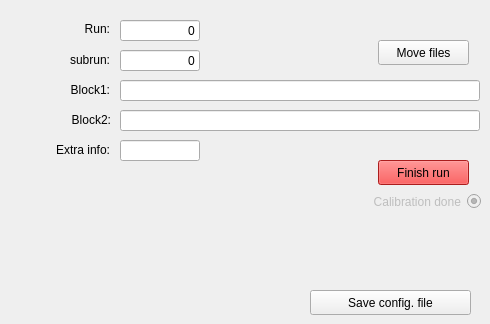
      <widget class="QWidget" name="tab_16">
       <attribute name="title">
        <string>Default</string>
       </attribute>
       <widget class="QRadioButton" name="calibration_check_3">
        <property name="enabled">
         <bool>false</bool>
        </property>
        <property name="geometry">
         <rect>
          <x>310</x>
          <y>190</y>
          <width>171</width>
          <height>23</height>
         </rect>
        </property>
        <property name="layoutDirection">
         <enum>Qt::RightToLeft</enum>
        </property>
        <property name="text">
         <string>Calibration done</string>
        </property>
        <property name="checkable">
         <bool>true</bool>
        </property>
        <property name="checked">
         <bool>true</bool>
        </property>
        <property name="autoRepeat">
         <bool>false</bool>
        </property>
        <property name="autoExclusive">
         <bool>false</bool>
        </property>
       </widget>
       <widget class="QLabel" name="label_22">
        <property name="geometry">
         <rect>
          <x>30</x>
          <y>20</y>
          <width>80</width>
          <height>17</height>
         </rect>
        </property>
        <property name="text">
         <string>Run:</string>
        </property>
        <property name="alignment">
         <set>Qt::AlignRight|Qt::AlignTrailing|Qt::AlignVCenter</set>
        </property>
       </widget>
       <widget class="QLabel" name="label_23">
        <property name="geometry">
         <rect>
          <x>30</x>
          <y>110</y>
          <width>81</width>
          <height>20</height>
         </rect>
        </property>
        <property name="text">
         <string>Block2:</string>
        </property>
        <property name="alignment">
         <set>Qt::AlignRight|Qt::AlignTrailing|Qt::AlignVCenter</set>
        </property>
       </widget>
       <widget class="QLabel" name="label_24">
        <property name="geometry">
         <rect>
          <x>30</x>
          <y>50</y>
          <width>80</width>
          <height>20</height>
         </rect>
        </property>
        <property name="text">
         <string>subrun:</string>
        </property>
        <property name="alignment">
         <set>Qt::AlignRight|Qt::AlignTrailing|Qt::AlignVCenter</set>
        </property>
       </widget>
       <widget class="QLineEdit" name="block1">
        <property name="geometry">
         <rect>
          <x>120</x>
          <y>80</y>
          <width>360</width>
          <height>21</height>
         </rect>
        </property>
        <property name="text">
         <string/>
        </property>
        <property name="alignment">
         <set>Qt::AlignRight|Qt::AlignTrailing|Qt::AlignVCenter</set>
        </property>
       </widget>
       <widget class="QLineEdit" name="run_3">
        <property name="geometry">
         <rect>
          <x>120</x>
          <y>20</y>
          <width>80</width>
          <height>21</height>
         </rect>
        </property>
        <property name="text">
         <string>0</string>
        </property>
        <property name="alignment">
         <set>Qt::AlignRight|Qt::AlignTrailing|Qt::AlignVCenter</set>
        </property>
        <property name="readOnly">
         <bool>false</bool>
        </property>
       </widget>
       <widget class="QPushButton" name="button_movefile_5">
        <property name="geometry">
         <rect>
          <x>378</x>
          <y>40</y>
          <width>91</width>
          <height>25</height>
         </rect>
        </property>
        <property name="text">
         <string>Move files</string>
        </property>
       </widget>
       <widget class="QLineEdit" name="subrun3">
        <property name="geometry">
         <rect>
          <x>120</x>
          <y>50</y>
          <width>80</width>
          <height>21</height>
         </rect>
        </property>
        <property name="text">
         <string>0</string>
        </property>
        <property name="alignment">
         <set>Qt::AlignRight|Qt::AlignTrailing|Qt::AlignVCenter</set>
        </property>
       </widget>
       <widget class="QPushButton" name="pushButton_4">
        <property name="geometry">
         <rect>
          <x>378</x>
          <y>160</y>
          <width>91</width>
          <height>25</height>
         </rect>
        </property>
        <property name="palette">
         <palette>
          <active>
           <colorrole role="Button">
            <brush brushstyle="SolidPattern">
             <color alpha="255">
              <red>239</red>
              <green>41</green>
              <blue>41</blue>
             </color>
            </brush>
           </colorrole>
           <colorrole role="Light">
            <brush brushstyle="SolidPattern">
             <color alpha="255">
              <red>255</red>
              <green>51</green>
              <blue>51</blue>
             </color>
            </brush>
           </colorrole>
           <colorrole role="Midlight">
            <brush brushstyle="SolidPattern">
             <color alpha="255">
              <red>229</red>
              <green>25</green>
              <blue>25</blue>
             </color>
            </brush>
           </colorrole>
           <colorrole role="Dark">
            <brush brushstyle="SolidPattern">
             <color alpha="255">
              <red>102</red>
              <green>0</green>
              <blue>0</blue>
             </color>
            </brush>
           </colorrole>
           <colorrole role="Mid">
            <brush brushstyle="SolidPattern">
             <color alpha="255">
              <red>136</red>
              <green>0</green>
              <blue>0</blue>
             </color>
            </brush>
           </colorrole>
           <colorrole role="Base">
            <brush brushstyle="SolidPattern">
             <color alpha="255">
              <red>239</red>
              <green>41</green>
              <blue>41</blue>
             </color>
            </brush>
           </colorrole>
           <colorrole role="Window">
            <brush brushstyle="SolidPattern">
             <color alpha="255">
              <red>239</red>
              <green>41</green>
              <blue>41</blue>
             </color>
            </brush>
           </colorrole>
           <colorrole role="Shadow">
            <brush brushstyle="SolidPattern">
             <color alpha="255">
              <red>0</red>
              <green>0</green>
              <blue>0</blue>
             </color>
            </brush>
           </colorrole>
           <colorrole role="AlternateBase">
            <brush brushstyle="SolidPattern">
             <color alpha="255">
              <red>229</red>
              <green>127</green>
              <blue>127</blue>
             </color>
            </brush>
           </colorrole>
          </active>
          <inactive>
           <colorrole role="Button">
            <brush brushstyle="SolidPattern">
             <color alpha="255">
              <red>239</red>
              <green>41</green>
              <blue>41</blue>
             </color>
            </brush>
           </colorrole>
           <colorrole role="Light">
            <brush brushstyle="SolidPattern">
             <color alpha="255">
              <red>255</red>
              <green>51</green>
              <blue>51</blue>
             </color>
            </brush>
           </colorrole>
           <colorrole role="Midlight">
            <brush brushstyle="SolidPattern">
             <color alpha="255">
              <red>229</red>
              <green>25</green>
              <blue>25</blue>
             </color>
            </brush>
           </colorrole>
           <colorrole role="Dark">
            <brush brushstyle="SolidPattern">
             <color alpha="255">
              <red>102</red>
              <green>0</green>
              <blue>0</blue>
             </color>
            </brush>
           </colorrole>
           <colorrole role="Mid">
            <brush brushstyle="SolidPattern">
             <color alpha="255">
              <red>136</red>
              <green>0</green>
              <blue>0</blue>
             </color>
            </brush>
           </colorrole>
           <colorrole role="Base">
            <brush brushstyle="SolidPattern">
             <color alpha="255">
              <red>239</red>
              <green>41</green>
              <blue>41</blue>
             </color>
            </brush>
           </colorrole>
           <colorrole role="Window">
            <brush brushstyle="SolidPattern">
             <color alpha="255">
              <red>239</red>
              <green>41</green>
              <blue>41</blue>
             </color>
            </brush>
           </colorrole>
           <colorrole role="Shadow">
            <brush brushstyle="SolidPattern">
             <color alpha="255">
              <red>0</red>
              <green>0</green>
              <blue>0</blue>
             </color>
            </brush>
           </colorrole>
           <colorrole role="AlternateBase">
            <brush brushstyle="SolidPattern">
             <color alpha="255">
              <red>229</red>
              <green>127</green>
              <blue>127</blue>
             </color>
            </brush>
           </colorrole>
          </inactive>
          <disabled>
           <colorrole role="Button">
            <brush brushstyle="SolidPattern">
             <color alpha="255">
              <red>239</red>
              <green>41</green>
              <blue>41</blue>
             </color>
            </brush>
           </colorrole>
           <colorrole role="Light">
            <brush brushstyle="SolidPattern">
             <color alpha="255">
              <red>255</red>
              <green>51</green>
              <blue>51</blue>
             </color>
            </brush>
           </colorrole>
           <colorrole role="Midlight">
            <brush brushstyle="SolidPattern">
             <color alpha="255">
              <red>229</red>
              <green>25</green>
              <blue>25</blue>
             </color>
            </brush>
           </colorrole>
           <colorrole role="Dark">
            <brush brushstyle="SolidPattern">
             <color alpha="255">
              <red>102</red>
              <green>0</green>
              <blue>0</blue>
             </color>
            </brush>
           </colorrole>
           <colorrole role="Mid">
            <brush brushstyle="SolidPattern">
             <color alpha="255">
              <red>136</red>
              <green>0</green>
              <blue>0</blue>
             </color>
            </brush>
           </colorrole>
           <colorrole role="Base">
            <brush brushstyle="SolidPattern">
             <color alpha="255">
              <red>239</red>
              <green>41</green>
              <blue>41</blue>
             </color>
            </brush>
           </colorrole>
           <colorrole role="Window">
            <brush brushstyle="SolidPattern">
             <color alpha="255">
              <red>239</red>
              <green>41</green>
              <blue>41</blue>
             </color>
            </brush>
           </colorrole>
           <colorrole role="Shadow">
            <brush brushstyle="SolidPattern">
             <color alpha="255">
              <red>0</red>
              <green>0</green>
              <blue>0</blue>
             </color>
            </brush>
           </colorrole>
           <colorrole role="AlternateBase">
            <brush brushstyle="SolidPattern">
             <color alpha="255">
              <red>204</red>
              <green>0</green>
              <blue>0</blue>
             </color>
            </brush>
           </colorrole>
          </disabled>
         </palette>
        </property>
        <property name="autoFillBackground">
         <bool>false</bool>
        </property>
        <property name="styleSheet">
         <string notr="true">background-color: rgb(239, 41, 41);
</string>
        </property>
        <property name="text">
         <string>Finish run</string>
        </property>
        <property name="autoDefault">
         <bool>false</bool>
        </property>
        <property name="default">
         <bool>false</bool>
        </property>
        <property name="flat">
         <bool>false</bool>
        </property>
       </widget>
       <widget class="QLineEdit" name="block2">
        <property name="geometry">
         <rect>
          <x>120</x>
          <y>110</y>
          <width>360</width>
          <height>21</height>
         </rect>
        </property>
        <property name="text">
         <string/>
        </property>
        <property name="alignment">
         <set>Qt::AlignRight|Qt::AlignTrailing|Qt::AlignVCenter</set>
        </property>
       </widget>
       <widget class="QLabel" name="label_27">
        <property name="geometry">
         <rect>
          <x>30</x>
          <y>80</y>
          <width>80</width>
          <height>20</height>
         </rect>
        </property>
        <property name="text">
         <string>Block1:</string>
        </property>
        <property name="alignment">
         <set>Qt::AlignRight|Qt::AlignTrailing|Qt::AlignVCenter</set>
        </property>
       </widget>
       <widget class="QLineEdit" name="extra_3">
        <property name="geometry">
         <rect>
          <x>120</x>
          <y>140</y>
          <width>80</width>
          <height>21</height>
         </rect>
        </property>
        <property name="styleSheet">
         <string notr="true"/>
        </property>
        <property name="text">
         <string/>
        </property>
        <property name="alignment">
         <set>Qt::AlignRight|Qt::AlignTrailing|Qt::AlignVCenter</set>
        </property>
       </widget>
       <widget class="QLabel" name="label_28">
        <property name="geometry">
         <rect>
          <x>9</x>
          <y>140</y>
          <width>101</width>
          <height>20</height>
         </rect>
        </property>
        <property name="text">
         <string>Extra info:</string>
        </property>
        <property name="alignment">
         <set>Qt::AlignRight|Qt::AlignTrailing|Qt::AlignVCenter</set>
        </property>
       </widget>
       <widget class="QPushButton" name="button_save_config_2">
        <property name="geometry">
         <rect>
          <x>310</x>
          <y>290</y>
          <width>161</width>
          <height>25</height>
         </rect>
        </property>
        <property name="text">
         <string>Save config. file</string>
        </property>
       </widget>
      </widget>
